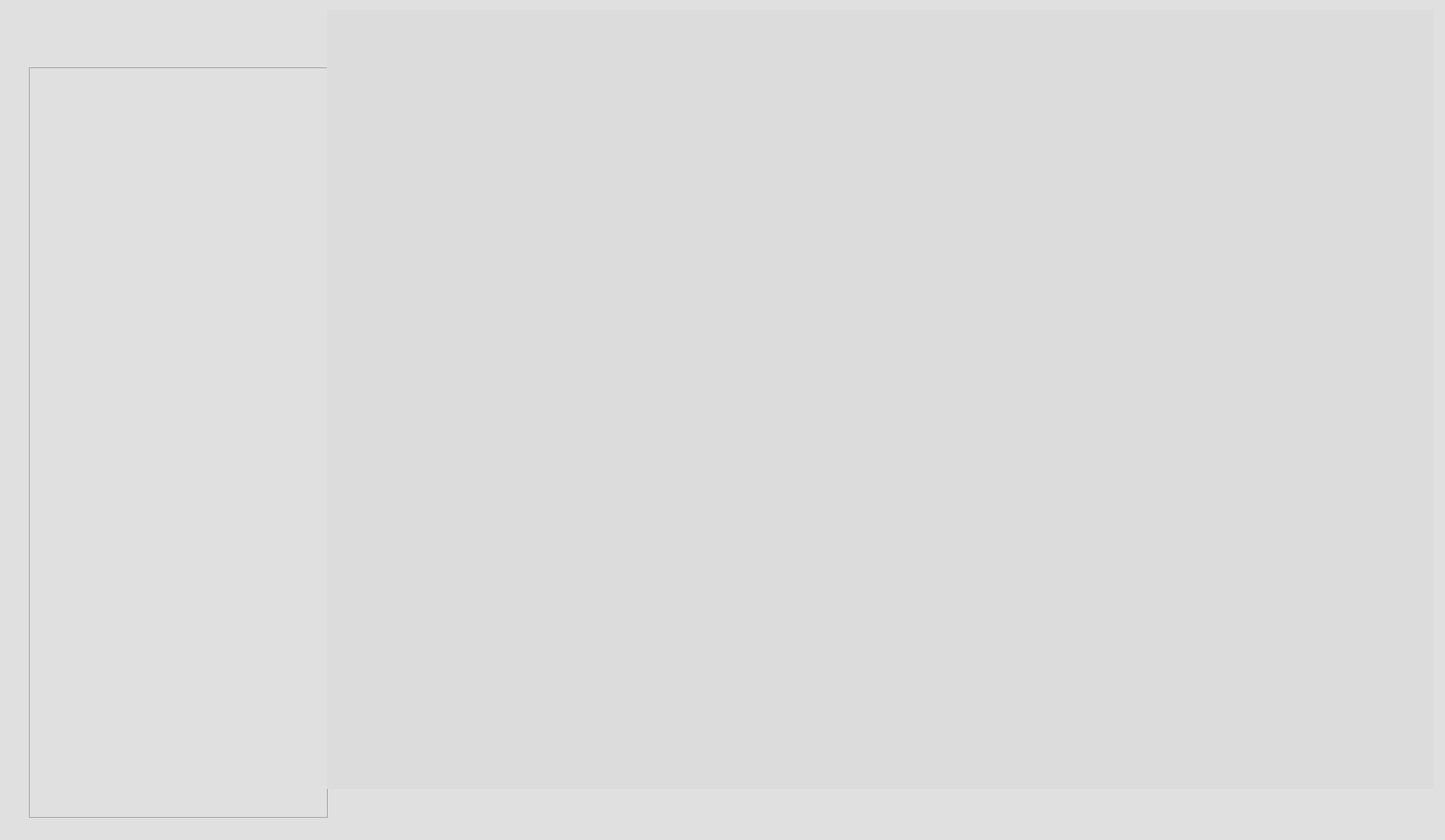
<?xml version="1.0" encoding="UTF-8"?>
<ui version="4.0">
 <class>DroneList</class>
 <widget class="QWidget" name="DroneList">
  <property name="geometry">
   <rect>
    <x>0</x>
    <y>0</y>
    <width>1503</width>
    <height>874</height>
   </rect>
  </property>
  <property name="windowTitle">
   <string>Form</string>
  </property>
  <property name="styleSheet">
   <string notr="true">background-color:rgb(224, 224, 224);</string>
  </property>
  <widget class="QScrollArea" name="scrollArea">
   <property name="geometry">
    <rect>
     <x>30</x>
     <y>70</y>
     <width>311</width>
     <height>781</height>
    </rect>
   </property>
   <property name="widgetResizable">
    <bool>true</bool>
   </property>
   <widget class="drone_units" name="scrollAreaWidgetContents">
    <property name="geometry">
     <rect>
      <x>0</x>
      <y>0</y>
      <width>309</width>
      <height>779</height>
     </rect>
    </property>
   </widget>
  </widget>
  <widget class="DroneWindow" name="drone" native="true">
   <property name="geometry">
    <rect>
     <x>340</x>
     <y>10</y>
     <width>1151</width>
     <height>811</height>
    </rect>
   </property>
   <property name="styleSheet">
    <string notr="true">background-color:rgb(220, 220, 220);</string>
   </property>
  </widget>
 </widget>
 <customwidgets>
  <customwidget>
   <class>DroneWindow</class>
   <extends>QWidget</extends>
   <header location="global">dronewindow.h</header>
   <container>1</container>
  </customwidget>
  <customwidget>
   <class>drone_units</class>
   <extends>QWidget</extends>
   <header location="global">drone_units.h</header>
   <container>1</container>
  </customwidget>
 </customwidgets>
 <resources/>
 <connections/>
</ui>
